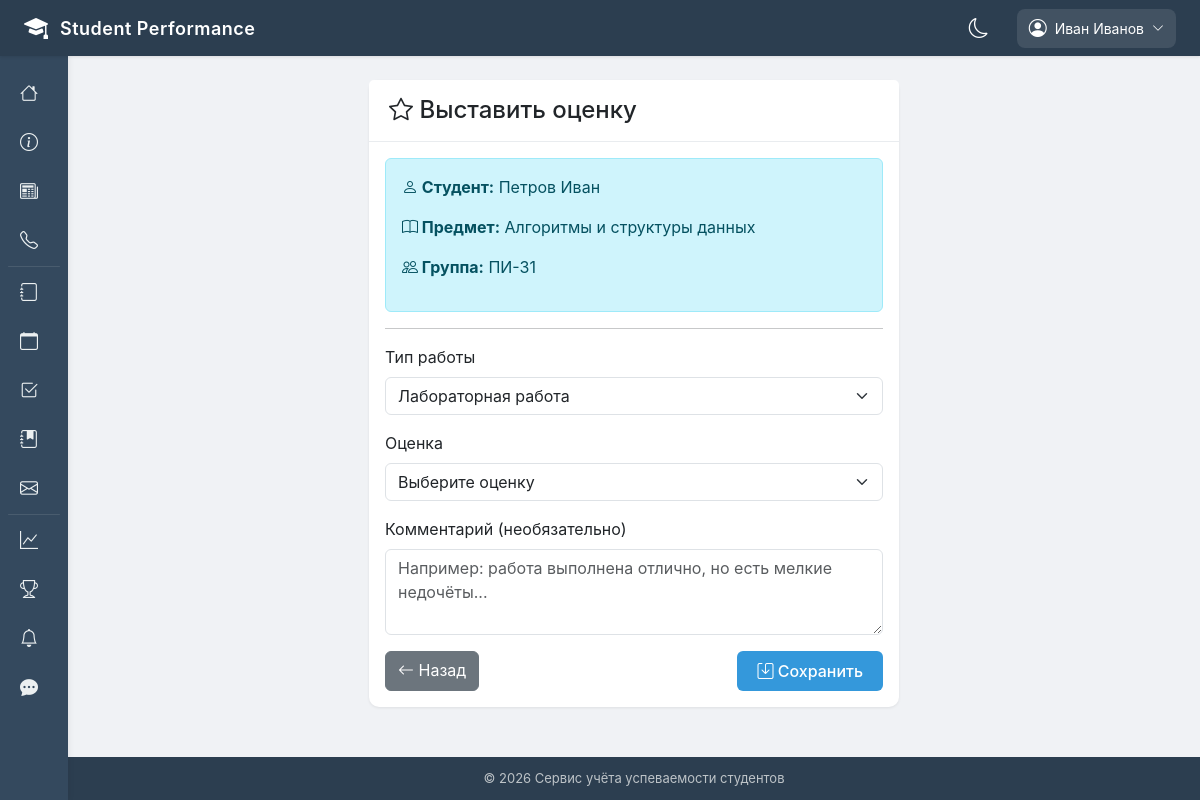
Screenshot of /teacher/grade/add/1/4/?type=lab (signed in) with the database file from the repository.
### apps/accounts/models.py (models this page shows, shortened)
class User(AbstractUser):
    ROLE_CHOICES = [
        ('admin', 'Администратор'),
        ('teacher', 'Преподаватель'),
        ('student', 'Студент'),
        ('headman', 'Староста'),
        ('curator', 'Куратор'),
    ]
    role = models.CharField(max_length=20, choices=ROLE_CHOICES, default='student', verbose_name='Роль')
    phone_number = models.CharField(
        max_length=20,
        blank=True,
        null=True,
        validators=[RegexValidator(r'^\+375 \(\d{2}\) \d{3}-\d{2}-\d{2}$')],
        verbose_name='Номер телефона'
    )
    avatar = models.ImageField(upload_to='avatars/', blank=True, null=True, verbose_name='Аватар')
    date_of_birth = models.DateField(blank=True, null=True, verbose_name='Дата рождения')
    address = models.TextField(blank=True, null=True, verbose_name='Адрес')
    class Meta:
        verbose_name = 'Пользователь'
        verbose_name_plural = 'Пользователи'
        ordering = ['last_name', 'first_name']

class StudentProfile(models.Model):
    user = models.OneToOneField(User, on_delete=models.CASCADE, related_name='student_profile', verbose_name='Пользователь')
    group = models.ForeignKey('Group', on_delete=models.SET_NULL, null=True, blank=True, related_name='students', verbose_name='Группа')
    student_card_number = models.CharField(max_length=20, unique=True, blank=True, null=True, verbose_name='Номер студенческого')
    average_grade = models.DecimalField(max_digits=5, decimal_places=2, default=0, verbose_name='Средний балл')
    rating = models.IntegerField(default=0, verbose_name='Рейтинг')
    enrollment_year = models.IntegerField(verbose_name='Год поступления')
    class Meta:
        verbose_name = 'Профиль студента'
        verbose_name_plural = 'Профили студентов'

class Subject(models.Model):
    SEMESTER_CHOICES = [(i, f"{i} семестр") for i in range(1, 9)]
    name = models.CharField(max_length=200, verbose_name='Название')
    code = models.CharField(max_length=20, unique=True, verbose_name='Код дисциплины')
    description = models.TextField(blank=True, null=True, verbose_name='Описание')
    credits = models.IntegerField(default=3, verbose_name='Кредиты')
    semester = models.IntegerField(choices=SEMESTER_CHOICES, verbose_name='Семестр')
    teacher = models.ForeignKey(User, on_delete=models.SET_NULL, null=True, related_name='subjects', limit_choices_to={'role': 'teacher'}, verbose_name='Преподаватель')
    groups = models.ManyToManyField(Group, related_name='subjects', verbose_name='Группы')
    class Meta:
        verbose_name = 'Дисциплина'
        verbose_name_plural = 'Дисциплины'
        ordering = ['semester', 'name']

class Group(models.Model):
    name = models.CharField(max_length=20, unique=True, verbose_name='Название группы')
    course = models.IntegerField(verbose_name='Курс')
    specialty = models.CharField(max_length=200, verbose_name='Специальность')
    curator = models.ForeignKey(User, on_delete=models.SET_NULL, null=True, blank=True, related_name='curated_groups', limit_choices_to={'role': 'curator'}, verbose_name='Куратор')
    headman = models.OneToOneField(StudentProfile, on_delete=models.SET_NULL, null=True, blank=True, related_name='headed_group', verbose_name='Староста')
    created_at = models.DateTimeField(auto_now_add=True, verbose_name='Дата создания')
    class Meta:
        verbose_name = 'Группа'
        verbose_name_plural = 'Группы'
        ordering = ['course', 'name']

### apps/grades/views.py (the view, shortened to what this page needs)
# urls.py: path('teacher/grade/add/<int:student_id>/<int:subject_id>/', views.add_grade, name='add_grade'),
@login_required
def add_grade(request, student_id, subject_id):
    if request.user.role != 'teacher' and not request.user.is_superuser:
        messages.error(request, 'Доступ запрещён')
        return redirect('home')
    student = get_object_or_404(StudentProfile, id=student_id)
    subject = get_object_or_404(Subject, id=subject_id)
    if not request.user.is_superuser and subject.teacher != request.user:
        messages.error(request, 'Вы не ведёте этот предмет')
        return redirect('teacher_gradebook')
    preselected_type = request.GET.get('type', '')
    context = {
        'student': student,
        'subject': subject,
        'grade_types': Grade.GRADE_TYPES,
        'grade_values': [(i, str(i)) for i in range(1, 11)],
        'preselected_type': preselected_type,
    }
    return render(request, 'grades/add_grade.html', context)

### templates/grades/add_grade.html (shortened to what this page needs)
{% extends 'base.html' %}
{% block content %}
<div class="row justify-content-center">
    <div class="col-md-6">
        <div class="card">
            <div class="card-header">
                <h4 class="mb-0"><i class="bi bi-star"></i> Выставить оценку</h4>
            </div>
            <div class="card-body">
                <div class="alert alert-info">
                    <p><strong><i class="bi bi-person"></i> Студент:</strong> {{ student.user.last_name }} {{ student.user.first_name }}</p>
                    <p><strong><i class="bi bi-book"></i> Предмет:</strong> {{ subject.name }}</p>
                    <p><strong><i class="bi bi-people"></i> Группа:</strong> {{ student.group.name|default:"—" }}</p>
                </div>
                <hr>
                <form method="post">
                    <div class="mb-3">
                        <label class="form-label">Тип работы</label>
                        <select name="grade_type" class="form-select" required>
                            {% for value, label in grade_types %}
                                <option value="{{ value }}" {% if request.GET.type == value %}selected{% endif %}>
                                    {{ label }}
                                </option>
                            {% endfor %}
                        </select>
                    </div>
                    <div class="mb-3">
                        <label class="form-label">Оценка</label>
                        <select name="value" class="form-select" required>
                            <option value="">Выберите оценку</option>
                        </select>
                    </div>
                    <div class="mb-3">
                        <label class="form-label">Комментарий (необязательно)</label>
                        <textarea name="comment" class="form-control" rows="3" placeholder="Например: работа выполнена отлично, но есть мелкие недочёты..."></textarea>
                    </div>
                    <div class="d-flex justify-content-between">
                        <a href="{% url 'teacher_gradebook' subject.id %}" class="btn btn-secondary">
                            <i class="bi bi-arrow-left"></i> Назад
                        </a>
                        <button type="submit" class="btn btn-primary">
                            <i class="bi bi-save"></i> Сохранить
                        </button>
                    </div>
                </form>
            </div>
        </div>
    </div>
</div>
{% endblock %}

### templates/base.html (shortened to what this page needs)
<!DOCTYPE html>
<html lang="ru">
<head>
    <link href="https://cdn.jsdelivr.net/npm/bootstrap@5.3.0/dist/css/bootstrap.min.css" rel="stylesheet">
    <link rel="stylesheet" href="https://cdn.jsdelivr.net/npm/bootstrap-icons@1.11.0/font/bootstrap-icons.css">
</head>
<body>
    <div class="top-header">
        <div class="logo-area">
            <a href="{% url 'home' %}" style="text-decoration: none; color: white; display: flex; align-items: center; gap: 12px;">
                <i class="bi bi-mortarboard-fill"></i>
                <span>Student Performance</span>
            </a>
        </div>
        <div class="header-right">
            <div class="theme-toggle-header" onclick="toggleDarkMode()">
                <i id="themeIcon" class="bi bi-moon"></i>
            </div>
            {% if user.is_authenticated %}
                <div class="user-menu">
                    <div class="user-btn">
                        <i class="bi bi-person-circle"></i>
                        <span>{{ user.get_full_name|default:user.username|truncatechars:20 }}</span>
                        <i class="bi bi-chevron-down" style="font-size: 12px;"></i>
                    </div>
                </div>
            {% endif %}
        </div>
    </div>
    <div class="sidebar">
        <ul class="nav-links">
            <li>
                <a href="{% url 'home' %}">
                    <i class="bi bi-house"></i>
                </a>
            </li>
            <li>
                <a href="{% url 'about' %}">
                    <i class="bi bi-info-circle"></i>
                </a>
            </li>
            <li>
                <a href="{% url 'news_list' %}">
                    <i class="bi bi-newspaper"></i>
                </a>
            </li>
            <li>
                <a href="{% url 'contacts' %}">
                    <i class="bi bi-telephone"></i>
                </a>
            </li>
            {% if user.is_authenticated %}
                <li class="sidebar-divider"></li>
                {% if user.role == 'student' or user.role == 'headman' %}
                    <li>
                        <a href="{% url 'gradebook_view' %}">
                            <i class="bi bi-journal"></i>
                            <span>Зачётка</span>
                        </a>
                    </li>
                    <li>
                        <a href="{% url 'student_statistics' %}">
                            <i class="bi bi-graph-up"></i>
                            <span>Статистика</span>
                        </a>
                    </li>
                    <li>
                        <a href="{% url 'schedule_view' %}">
                            <i class="bi bi-calendar"></i>
                            <span>Расписание</span>
                        </a>
                    </li>
                    <li>
                        <a href="{% url 'student_attendance' %}">
                            <i class="bi bi-calendar-check"></i>
                            <span>Посещаемость</span>
                        </a>
                    </li>
                    <li>
                        <a href="{% url 'assignments_list' %}">
                            <i class="bi bi-journal-bookmark-fill"></i>
                            <span>Задания</span>
                        </a>
                    </li>
                    <li>
                        <a href="{% url 'requests_list' %}">
                            <i class="bi bi-envelope"></i>
                            <span>Заявки</span>
                        </a>
                    </li>
                    <li>
                        <a href="{% url 'group_list' %}">
                            <i class="bi bi-people-fill"></i>
                            <span>Моя группа</span>
                        </a>
                    </li>
                    <li>
                        <a href="{% url 'penalties_list' %}">
                            <i class="bi bi-exclamation-triangle-fill"></i>
                            <span>Взыскания</span>
                        </a>
                    </li>
                    <li>
                        <a href="{% url 'student_announcements' %}">
                            <i class="bi bi-megaphone-fill"></i>
                            <span>Объявления</span>
                        </a>
                    </li>
                {% elif user.role == 'teacher' %}
                    <li>
                        <a href="{% url 'teacher_gradebook' %}">
                            <i class="bi bi-journal"></i>
                        </a>
                    </li>
                    <li>
                        <a href="{% url 'schedule_view' %}">
                            <i class="bi bi-calendar"></i>
                        </a>
                    </li>
                    <li>
                        <a href="{% url 'teacher_attendance' %}">
                            <i class="bi bi-check2-square"></i>
                        </a>
                    </li>
                    <li>
                        <a href="{% url 'teacher_assignments' %}">
                            <i class="bi bi-journal-bookmark-fill"></i>
                        </a>
                    </li>
                    <li>
                        <a href="{% url 'requests_list' %}">
                            <i class="bi bi-envelope"></i>
                        </a>
                    </li>
                {% endif %}
                <li class="sidebar-divider"></li>
                {% if user.role == 'student' or user.role == 'headman' or user.is_superuser or user.role == 'teacher'%}
                    <li>
                    <a href="{% url 'analytics_dashboard' %}">
                        <i class="bi bi-graph-up"></i>
                    </a>
                    </li>
                {% endif %}
                <li>
                    <a href="{% url 'rating_list' %}">
                        <i class="bi bi-trophy"></i>
                    </a>
                </li>
                <li>
                    <a href="{% url 'notifications_list' %}">
                        <i class="bi bi-bell"></i>
                    </a>
                </li>
                <li>
                    <a href="{% url 'chat_list' %}">
                        <i class="bi bi-chat-dots-fill"></i>
                    </a>
                </li>
            {% endif %}
        </ul>
    </div>
    <div class="main-content">
        <div class="content-wrapper">
            {% block content %}{% endblock %}
        </div>
        <footer>
            <div class="container">
                <p class="mb-0">&copy; 2026 Сервис учёта успеваемости студентов</p>
            </div>
        </footer>
    </div>
</body>
</html>

### rows the page displays
User: get_full_name "Иван Иванов"
StudentProfile: user.last_name "Петров", user.first_name "Иван", group.name "ПИ-31"
Subject: name "Алгоритмы и структуры данных"

### other values shown
form field grade_type "Лабораторная работа"
